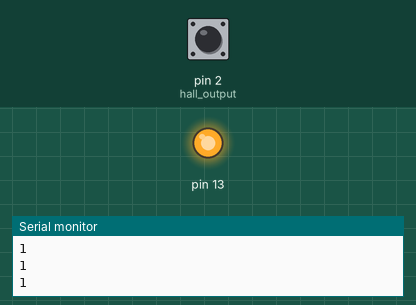
This sketch was run on a simulated Arduino Uno, built with avr-gcc and run on an emulated ATmega328P. Shown: output pins drawn as LEDs (lit = HIGH), the last lines printed to the serial monitor. The test bench sets the inputs (shaded band); at power-on: pin 2 (hall_output) HIGH.

Above: at 1.2 s.
1.3 s: pin 2 (hall_output) pulled LOW for 0.15 s
At 1.37 s:
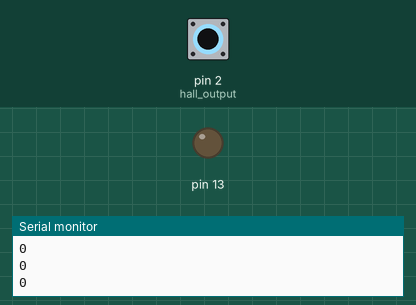
2.9 s: pin 2 (hall_output) pulled LOW for 3.2 s
At 6.7 s:
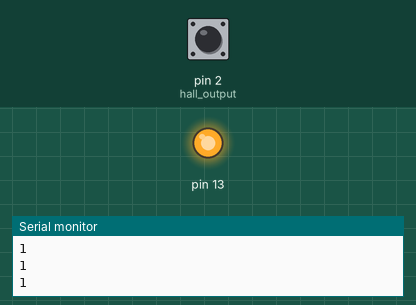
Timing chart, 0 to 8.2 s (numbered marks = the images above; inputs shaded):
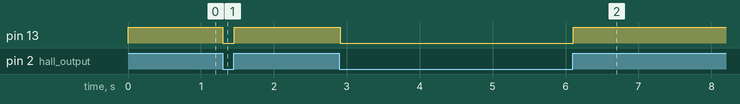

The sketch:

hall_effect_test.ino
```cpp
/*
 *  07-23-2016
 *  Kenneth Martens
 *
 *  5V -> Hall pin 1
 *  2 -> Hall pin 2
 *  GND -> Hall pin 3
 *
 *  State of hall sensor printed to serial mornitor.
 *
 */

int state;
int hall_output = 2;


void setup() {
  Serial.begin(9600);

  pinMode(hall_output, INPUT_PULLUP);


  pinMode(13, OUTPUT);


}

void loop() {
  state = digitalRead(hall_output);

  Serial.println(state);
  digitalWrite(13, state);

  delay(10);

}
```

Measured:
- after the input at 1.3 s, pin 13: HIGH → LOW at once, → HIGH 0.15 s later
- after the input at 2.9 s, pin 13: HIGH → LOW at once, → HIGH 3.2 s later
